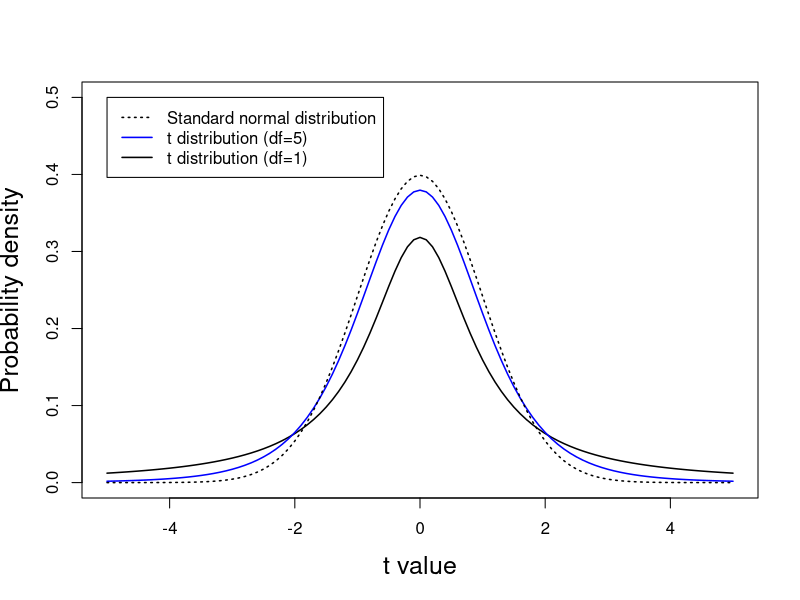
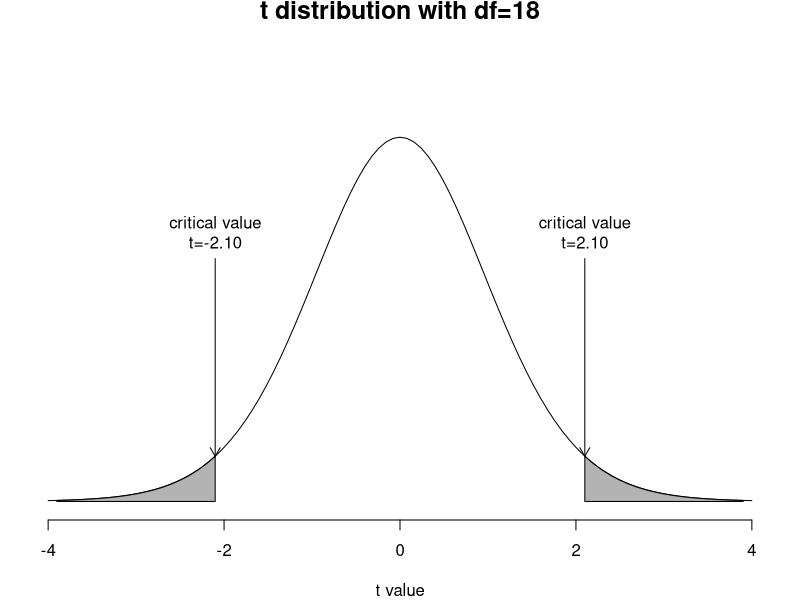
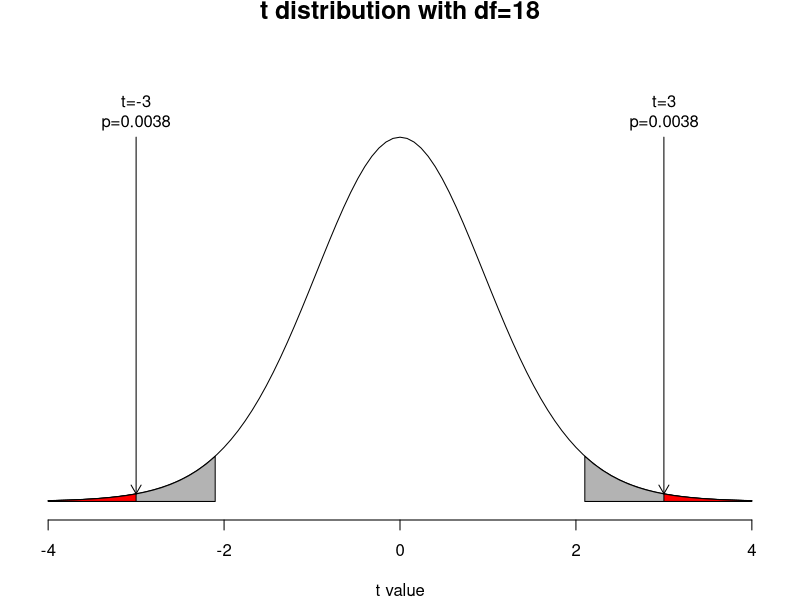
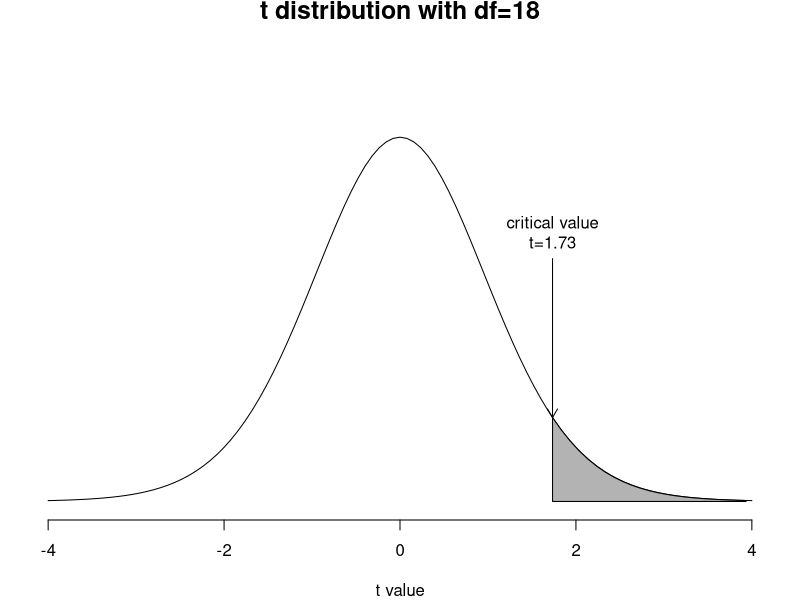
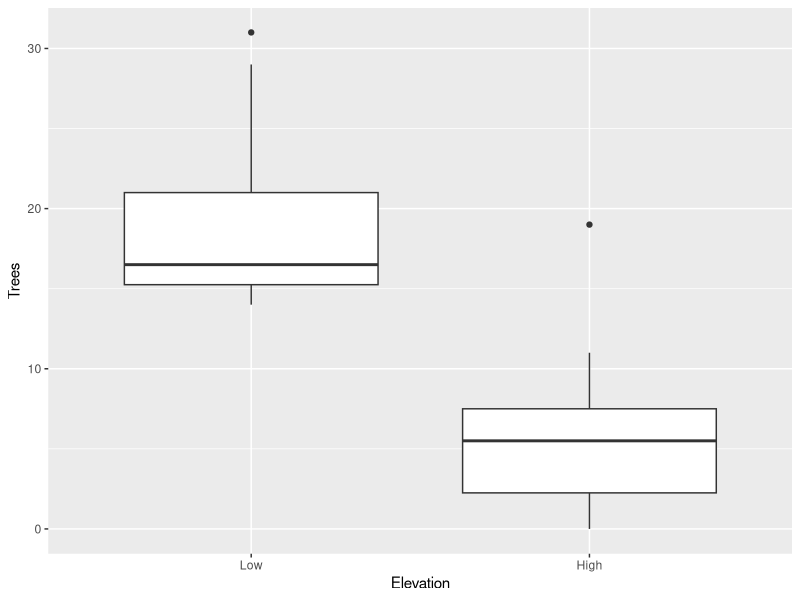
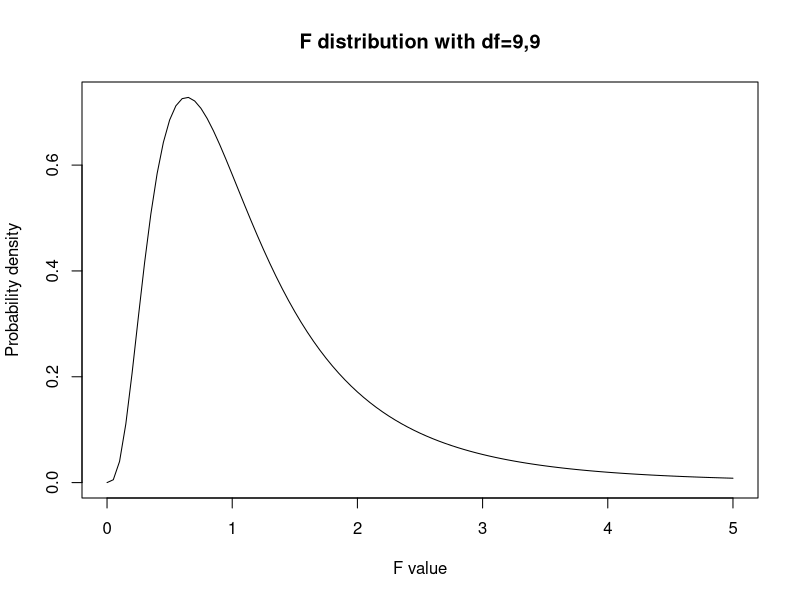
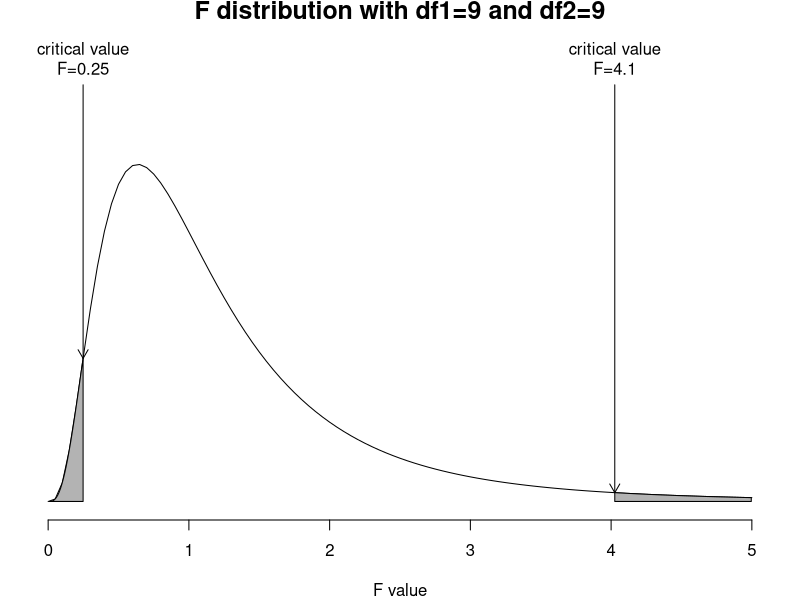

These figures' R source, in order: (Note: this script raises an error after producing the figures.)
## ---- chunk 1
options(htmltools.dir.version = FALSE)
knitr::opts_chunk$set(echo = FALSE, fig.align = 'center', warning=FALSE, message=FALSE, fig.retina = 2)

library(ggplot2)

ldl <- data.frame(subject = factor(c(1:10, 1:10)),
                  time = factor(rep(c("before", "after"),
                             each = 10), 
                             levels = c("before", "after")),
                  ldl = c(236, 213, 214, 190, 240, 227,
                          220, 198, 266, 240, 230, 205,
                          215, 185, 231, 220, 210, 190,
                          257, 233))

## ---- chunk 2
curve(dt(x, 1), -5, 5, ylim=c(0, 0.5),
      xlab="t value", ylab="Probability density",
      cex.lab=1.5, lwd=1.5)
curve(dt(x, 5), -5, 5, add=TRUE, col="blue", lwd=1.5)
curve(dnorm(x, 0, 1), -5, 5, add=TRUE,  lty=3, lwd=1.5)
legend(-5, 0.5, c("Standard normal distribution", "t distribution (df=5)", "t distribution (df=1)"),
       lty=c(3, 1, 1), col=c("black", "blue", "black"), lwd=1.5)
## ---- chunk 3
op <- par(mai=c(0.8, 0.2, 0.2, 0.2))
curve(dt(x, df=18), -4, 4, xlab="t value", ylab="", yaxt="n",
      ylim=c(0,0.5),
      frame=FALSE , main="t distribution with df=18", cex.main=1.5)
xs1 <- seq(qt(.025, df=18), -4, by=-0.1)
ys1 <- dt(xs1, df=19)
xs2 <- seq(qt(.975, df=18), 4, by=0.1)
ys2 <- dt(xs2, df=19)
polygon(c(xs1, rev(xs1)), c(rep(0, length(xs1)), rev(ys1)), col=gray(0.7))
polygon(c(xs2, rev(xs2)), c(rep(0, length(xs2)), rev(ys2)), col=gray(0.7))
text(xs1[1], dt(0,18)/1.5, "critical value\nt=-2.10", pos=3)
text(xs2[1], dt(0,18)/1.5, "critical value\nt=2.10", pos=3)
arrows(xs1[1], dt(0,18)/1.5, xs1[1], ys1[1], length=0.1)
arrows(xs2[1], dt(0,18)/1.5, xs2[1], ys2[1], length=0.1)
#text(-3, dt(0,18), "t=-3", pos=3)
#text(3, dt(0,18), "t=3", pos=3)
#arrows(-3, dt(0,18), -3, dt(-3,18), length=0.1)
#arrows(3, dt(0,18), 3, dt(3,18), length=0.1)
par(op)
## ---- chunk 4
op <- par(mai=c(0.8, 0.2, 0.2, 0.2))
curve(dt(x, df=18), -4, 4, xlab="t value", ylab="", yaxt="n",
      ylim=c(0,0.5),
      frame=FALSE , main="t distribution with df=18", cex.main=1.5)
xs1 <- seq(qt(.025, df=18), -4, by=-0.1)
ys1 <- dt(xs1, df=19)
xs2 <- seq(qt(.975, df=18), 4, by=0.1)
ys2 <- dt(xs2, df=19)
xs3 <- seq(qt(pt(-3,18), df=18), -4, by=-0.1)
ys3 <- dt(xs3, df=19)
xs4 <- seq(qt(pt(3,18), df=18), 4, by=0.1)
ys4 <- dt(xs4, df=19)
polygon(c(xs1, rev(xs1)), c(rep(0, length(xs1)), rev(ys1)), col=gray(0.7))
polygon(c(xs2, rev(xs2)), c(rep(0, length(xs2)), rev(ys2)), col=gray(0.7))
polygon(c(xs3, rev(xs3)), c(rep(0, length(xs3)), rev(ys3)), col="red")
polygon(c(xs4, rev(xs4)), c(rep(0, length(xs4)), rev(ys4)), col="red")
text(-3, dt(0,18), "t=-3\np=0.0038", pos=3)
text(3, dt(0,18), "t=3\np=0.0038", pos=3)
#text(-3, dt(0,18), "t=-3", pos=3)
#text(3, dt(0,18), "t=3", pos=3)
arrows(-3, dt(0,18), -3, dt(-3,18), length=0.1)
arrows(3, dt(0,18), 3, dt(3,18), length=0.1)
par(op)
## ---- chunk 5
op <- par(mai=c(0.8, 0.2, 0.2, 0.2))
curve(dt(x, df=18), -4, 4, xlab="t value", ylab="", yaxt="n",
      ylim=c(0,0.5),
      frame=FALSE , main="t distribution with df=18", cex.main=1.5)
#xs1 <- seq(qt(.025, df=18), -4, by=-0.1)
#ys1 <- dt(xs1, df=19)
xs2 <- seq(qt(.95, df=18), 4, by=0.1)
ys2 <- dt(xs2, df=19)
text(xs2[1], dt(0,18)/1.5, "critical value\nt=1.73", pos=3)
arrows(xs2[1], dt(0,18)/1.5, xs2[1], ys2[1], length=0.1)
#polygon(c(xs1, rev(xs1)), c(rep(0, length(xs1)), rev(ys1)), col=gray(0.7))
polygon(c(xs2, rev(xs2)), c(rep(0, length(xs2)), rev(ys2)), col=gray(0.7))
par(op)
## ---- chunk 6
df <- data.frame(Trees = c(16, 14, 18, 17, 29, 31, 14, 16, 22, 15,
                           2, 11, 6, 8, 0, 3, 19, 1, 6, 5),
                 Elevation = factor(rep(c("Low", "High"), each = 10), levels = c("Low", "High")))
ggplot(df, aes(x = Elevation, y = Trees)) + geom_boxplot()
## ---- chunk 7
curve(df(x, 9, 9), 0, 5, xlab="F value", ylab="Probability density",
      main="F distribution with df=9,9")
## ---- chunk 8
op <- par(mai=c(0.8, 0.2, 0.2, 0.2))
curve(df(x, 9, 9), 0, 5, xlab="F value", ylab="", yaxt="n",
      ylim=c(0,1),
      frame=FALSE , main="F distribution with df1=9 and df2=9", cex.main=1.5)
xs1 <- seq(qf(.025, 9, 9), 0, by=-0.01)
ys1 <- df(xs1, 9, 9)
xs2 <- seq(qf(.975, 9, 9), 5, by=0.01)
ys2 <- df(xs2, 9, 9)
polygon(c(xs1, rev(xs1)), c(rep(0, length(xs1)), rev(ys1)), col=gray(0.7))
polygon(c(xs2, rev(xs2)), c(rep(0, length(xs2)), rev(ys2)), col=gray(0.7))
text(xs1[1], 0.9, "critical value\nF=0.25", pos=3)
text(xs2[1], 0.9, "critical value\nF=4.1", pos=3)
arrows(xs1[1], 0.9, xs1[1], ys1[1], length=0.1)
arrows(xs2[1], 0.9, xs2[1], ys2[1], length=0.1)
par(op)
## ---- chunk 9

(mean_diff = mean(ldl_diff$difference))
sd(ldl_diff$difference)
(se_diff = sd(ldl_diff$difference) / sqrt(10))
# t-stat
(t_diff = mean_diff / se_diff)
# critical
qt(0.025, df = 9)
# p-val
pt(abs(t_diff), df = 9, lower.tail = FALSE) * 2

summary(lm(ldl_diff$difference~1))
## ---- chunk 10
ldl
ggplot(ldl, 
       aes(x = time, 
           y = ldl, 
           group = subject,
           color = subject)) +
  geom_hline(yintercept = c(200, 240), 
             # 200 = heart healthy
             # 240 = dangerous
             linetype = "dashed",
             size = 1.5, 
             color = c("black", "red")) +
  geom_point(color = "black",
             size = 2,
             shape = 0) +
  geom_smooth(method = "lm") +
  scale_colour_viridis_d()+
  theme_bw() 
## ---- chunk 11
ldl %>%
  group_by(subject) %>%
  summarize(difference = diff(ldl)) %>%
  ggplot(aes(y = difference)) +
  geom_boxplot(fill = "pink") +
  geom_hline(yintercept = 0,
             linetype = "dashed",
             size = 1.5) +
  theme_bw()
